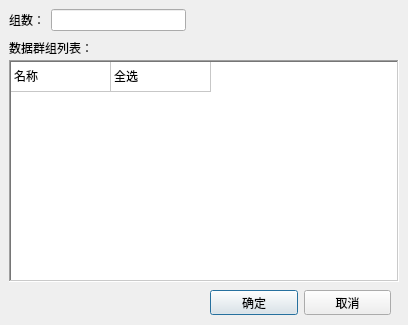
<?xml version="1.0" encoding="UTF-8"?>
<ui version="4.0">
 <class>QTrendbgSet</class>
 <widget class="QDialog" name="QTrendbgSet">
  <property name="geometry">
   <rect>
    <x>0</x>
    <y>0</y>
    <width>408</width>
    <height>325</height>
   </rect>
  </property>
  <property name="windowTitle">
   <string>Dialog</string>
  </property>
  <widget class="QLabel" name="label_3">
   <property name="geometry">
    <rect>
     <x>9</x>
     <y>40</y>
     <width>390</width>
     <height>16</height>
    </rect>
   </property>
   <property name="text">
    <string>数据群组列表：</string>
   </property>
  </widget>
  <widget class="QTableWidget" name="tableWidget">
   <property name="geometry">
    <rect>
     <x>9</x>
     <y>60</y>
     <width>390</width>
     <height>222</height>
    </rect>
   </property>
   <property name="frameShape">
    <enum>QFrame::WinPanel</enum>
   </property>
   <attribute name="horizontalHeaderVisible">
    <bool>false</bool>
   </attribute>
   <attribute name="verticalHeaderVisible">
    <bool>false</bool>
   </attribute>
   <row>
    <property name="text">
     <string>New Row</string>
    </property>
   </row>
   <column>
    <property name="text">
     <string>名称</string>
    </property>
   </column>
   <column>
    <property name="text">
     <string>选择</string>
    </property>
   </column>
   <item row="0" column="0">
    <property name="text">
     <string>名称</string>
    </property>
   </item>
   <item row="0" column="1">
    <property name="text">
     <string>全选</string>
    </property>
    <property name="checkState">
     <enum>Unchecked</enum>
    </property>
   </item>
  </widget>
  <widget class="QWidget" name="">
   <property name="geometry">
    <rect>
     <x>9</x>
     <y>9</y>
     <width>177</width>
     <height>22</height>
    </rect>
   </property>
   <layout class="QHBoxLayout" name="horizontalLayout">
    <item>
     <widget class="QLabel" name="label">
      <property name="text">
       <string>组数：</string>
      </property>
     </widget>
    </item>
    <item>
     <widget class="QLineEdit" name="lineEdit"/>
    </item>
   </layout>
  </widget>
  <widget class="QWidget" name="">
   <property name="geometry">
    <rect>
     <x>210</x>
     <y>290</y>
     <width>181</width>
     <height>25</height>
    </rect>
   </property>
   <layout class="QHBoxLayout" name="horizontalLayout_2">
    <item>
     <widget class="QPushButton" name="pushButton_sure">
      <property name="text">
       <string>确定</string>
      </property>
     </widget>
    </item>
    <item>
     <widget class="QPushButton" name="pushButton_cancel">
      <property name="text">
       <string>取消</string>
      </property>
     </widget>
    </item>
   </layout>
  </widget>
 </widget>
 <resources/>
 <connections/>
</ui>
